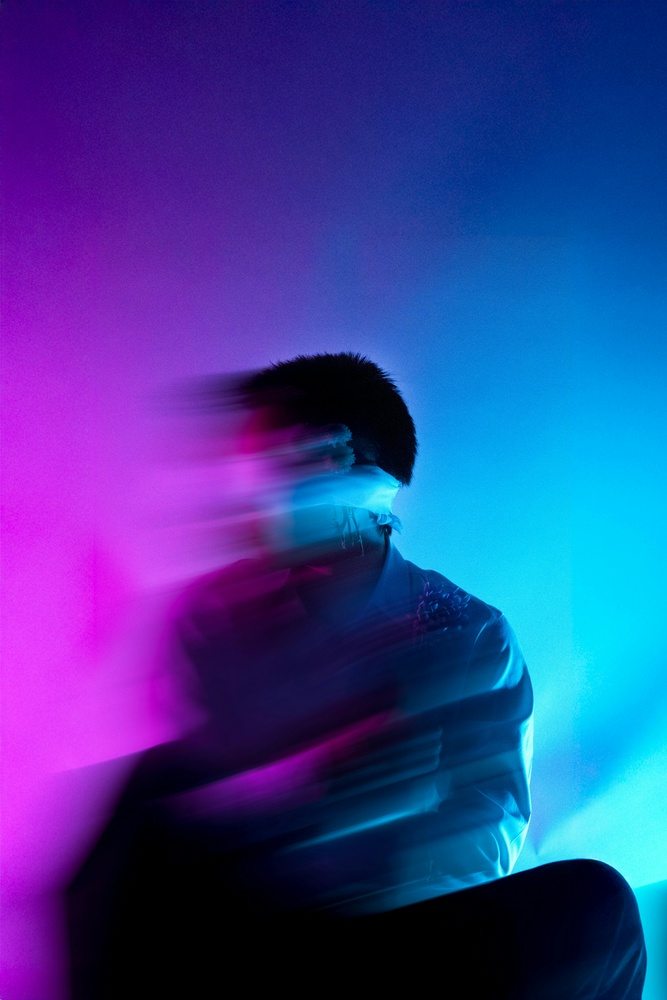
#> input picture sample.jpg, 667 x 1000 px, shrunk from 5461 x 8192 before the run
$ python pillow_invert_images_github.py
#> lines starting #> are read from the running program, lines starting #| are printed output that depends on the picture
import os
from PIL import Image, ImageOps

class PillowEffects:
    def __init__(self, image_path: str, folder_name: str):
#> called with image_path = 'sample.jpg', folder_name = 'processed_images'
        self.image = Image.open(image_path)
#> self.image is the input picture: PIL image 667x1000 RGB; mean R, G, B 55.1, 62.6, 147.3
        self.folder_name = folder_name
        os.makedirs(self.folder_name, exist_ok=True)  # create output directory

    def show_image(self):
        """Display the original image"""
        self.image.show()

    def invert_colors(self, filename: str):
        """Create and save an inverted color version of the image"""
#> called with filename = 'inverted_sample.jpg'
        inverted = ImageOps.invert(self.image)
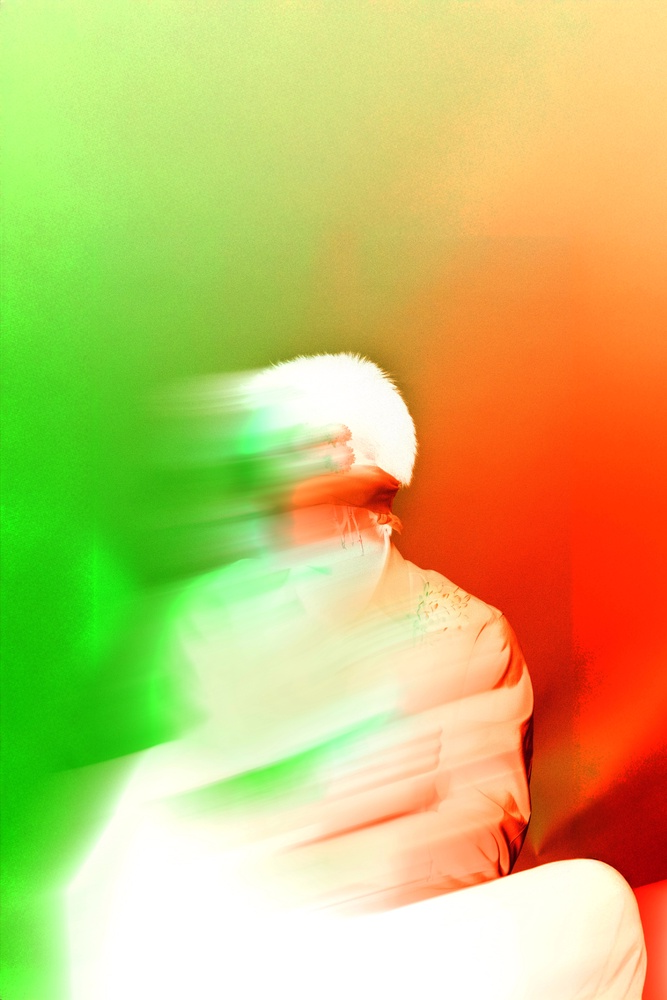
#> inverted: PIL image 667x1000 RGB; mean R, G, B 199.9, 192.4, 107.7
        path = f"{self.folder_name}/{filename}"
        inverted.save(path)
        print(f"✅ Inverted image saved as {path}")
        return inverted

    def show_side_by_side(self, img1: Image.Image, img2: Image.Image, output_name: str):
        """Display two images side by side, resizing them proportionally and padding with black"""
#> called with output_name = 'side_by_side.jpg'
        #Let's set the target height according to the image with the largest height
        target_height = max(img1.height, img2.height)
#> target_height = 1000

        # Proportional reduction (thumbnail)
        def resize_with_padding(img, target_height):
#> called with target_height = 1000
            ratio = target_height / img.height
#> ratio = 1
            new_width = int(img.width * ratio)
#> new_width = 667
            resized = img.resize((new_width, target_height))

            # New black background (RGB, black background)
            background = Image.new("RGB", (new_width, target_height), (0, 0, 0))
#> background: PIL image 667x1000 RGB; every value is 0
            background.paste(resized, (0, 0))
            return background

        img1_resized = resize_with_padding(img1, target_height)
        img2_resized = resize_with_padding(img2, target_height)

        total_width = img1_resized.width + img2_resized.width
#> total_width = 1334
        combined = Image.new("RGB", (total_width, target_height), (0, 0, 0))
#> combined: PIL image 1334x1000 RGB; every value is 0
        combined.paste(img1_resized, (0, 0))
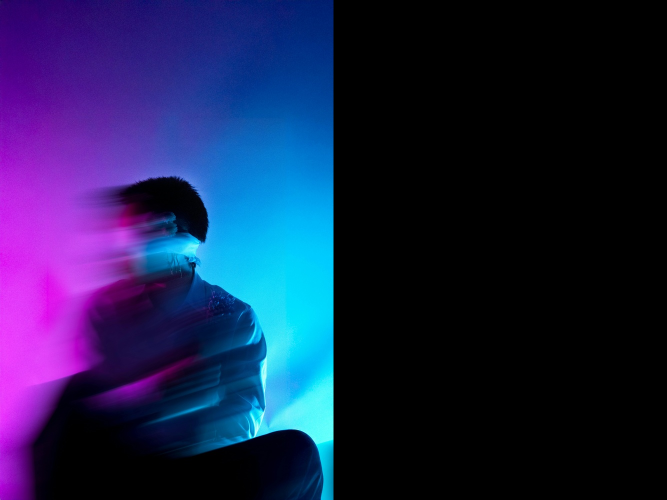
#> combined: PIL image 1334x1000 RGB (shown at 1/2 size); mean R, G, B 27.5, 31.3, 73.7
        combined.paste(img2_resized, (img1_resized.width, 0))
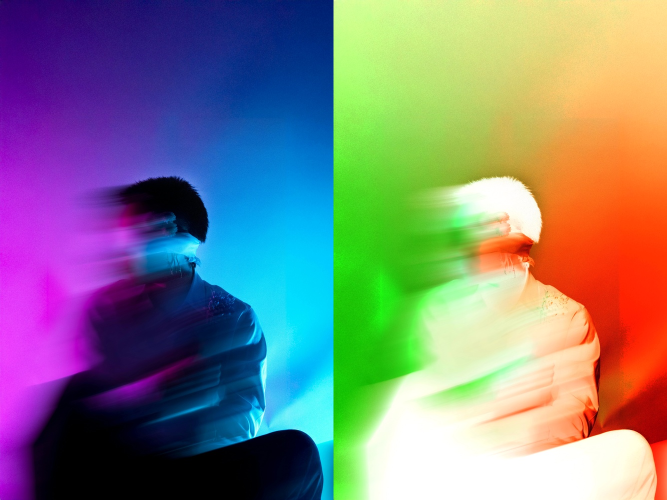
#> combined: PIL image 1334x1000 RGB (shown at 1/2 size); mean R, G, B 127.5, 127.5, 127.5

        path = f"{self.folder_name}/{output_name}"
        combined.save(path)
        print(f"📷 Combined image saved as {path}")
        combined.show()


def main():
    image_path = "sample.jpg"
    folder_name = "processed_images"
    pe = PillowEffects(image_path, folder_name)

    original = pe.image
    inverted = pe.invert_colors("inverted_sample.jpg")

    pe.show_side_by_side(original, inverted, "side_by_side.jpg")


if __name__ == "__main__":
    main()

$ run again, with bird.jpg copied over sample.jpg
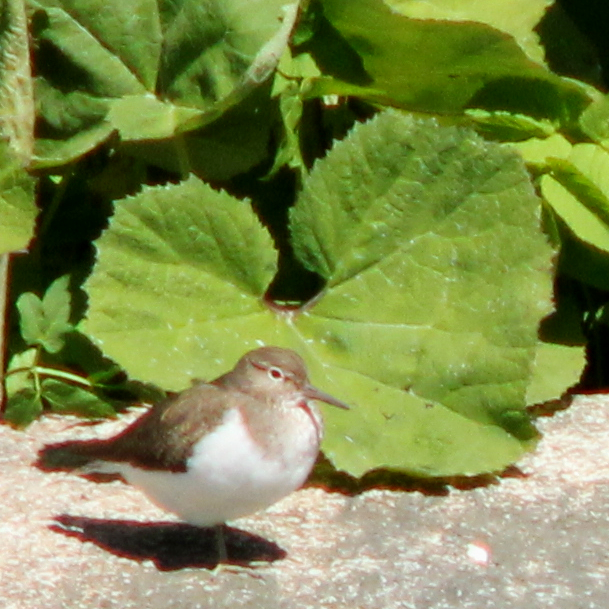
#> input picture bird.jpg, 609 x 609 px
#> in __init__, self.image is the input picture: PIL image 609x609 RGB; mean R, G, B 126.5, 139.9, 76.8
#> in invert_colors, `inverted = ImageOps.invert(self.image)`:
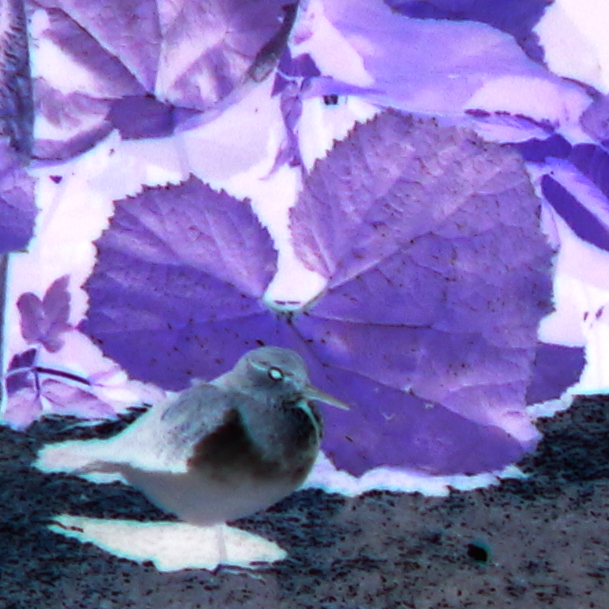
#> inverted: PIL image 609x609 RGB; mean R, G, B 128.5, 115.1, 178.2
#> background: PIL image 609x609 RGB; every value is 0
#> in show_side_by_side, `combined.paste(img2_resized, (img1_resized.width, 0))`:
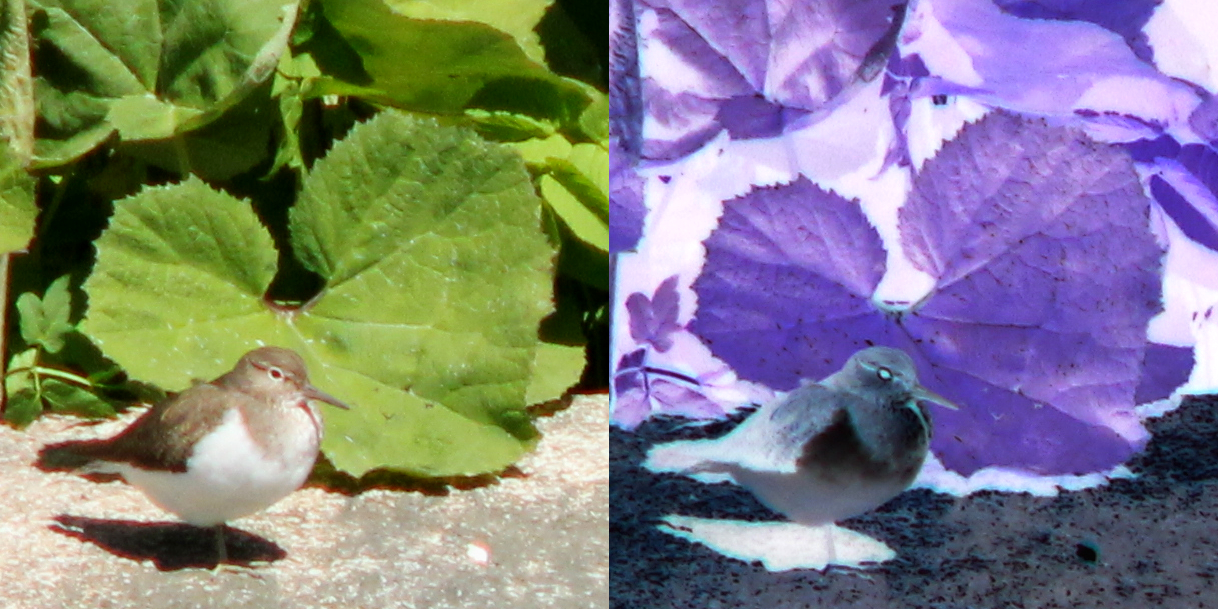
#> combined: PIL image 1218x609 RGB; mean R, G, B 127.5, 127.5, 127.5

$ run again, with cars.jpg copied over sample.jpg
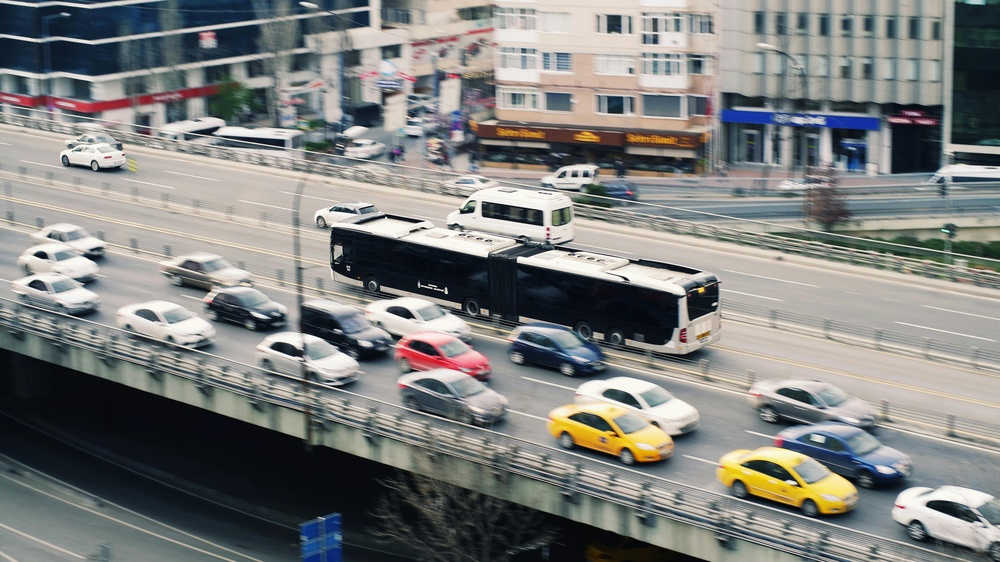
#> input picture cars.jpg, 1000 x 562 px, shrunk from 5472 x 3078 before the run
#> in __init__, self.image is the input picture: PIL image 1000x562 RGB; mean R, G, B 126.3, 127.3, 125.2
#> in invert_colors, `inverted = ImageOps.invert(self.image)`:
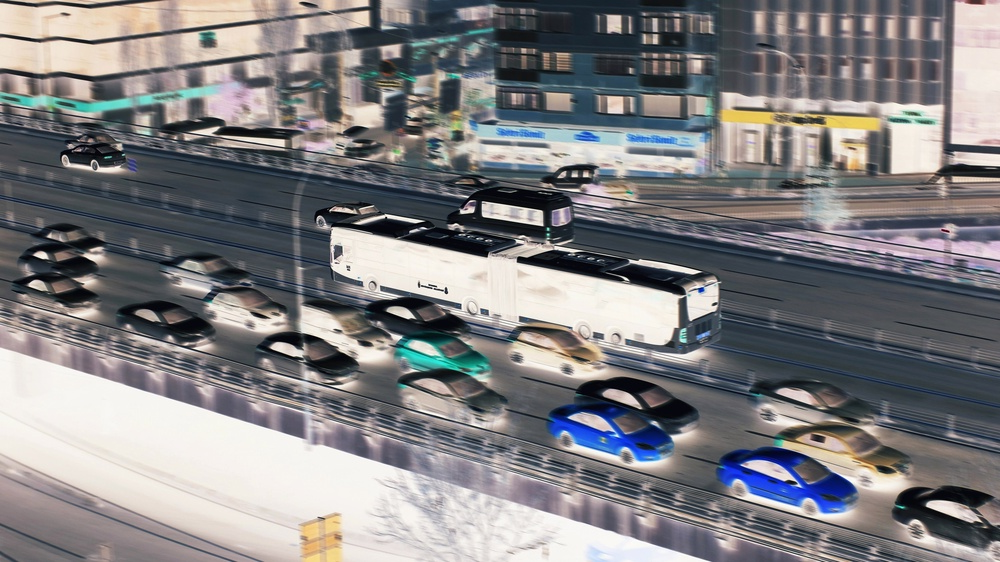
#> inverted: PIL image 1000x562 RGB; mean R, G, B 128.7, 127.7, 129.8
#> background: PIL image 1000x562 RGB; every value is 0
#> in show_side_by_side, `combined.paste(img2_resized, (img1_resized.width, 0))`:
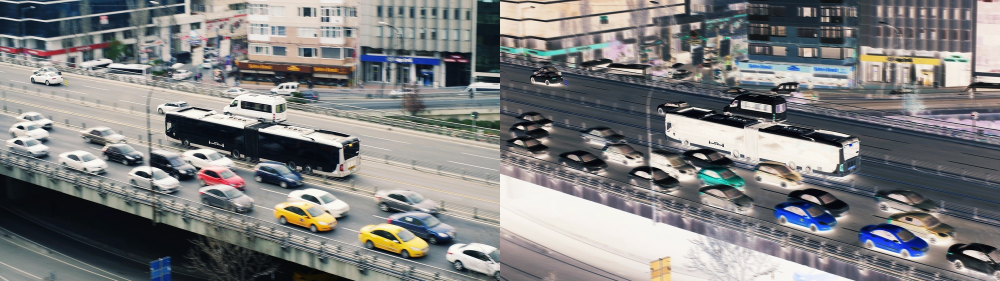
#> combined: PIL image 2000x562 RGB (shown at 1/2 size); mean R, G, B 127.5, 127.5, 127.5
